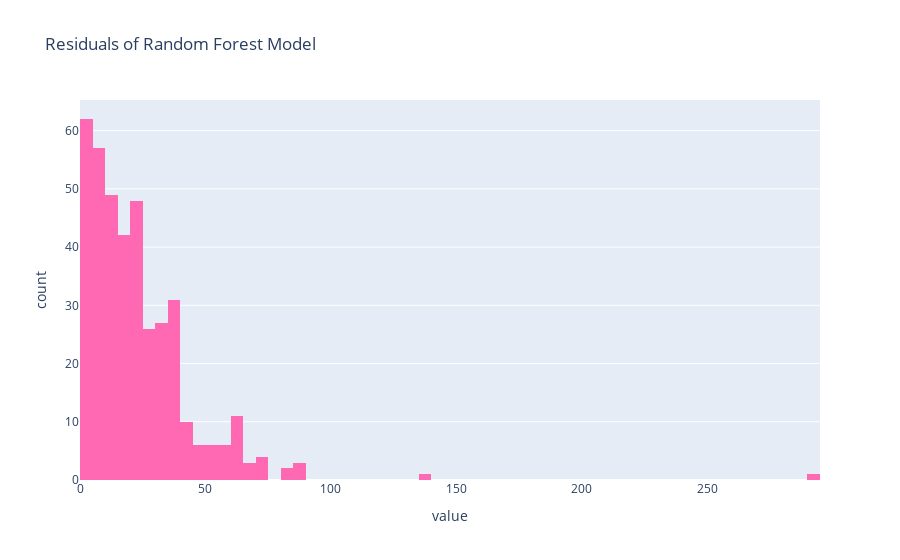

Notebook source saved alongside this figure:
### Code cell
# create function to plot residuals
def residuals_plot(y_valid, pred_valid):
    # calculate residuals
    residuals = np.abs(y_valid - pred_valid)
    # plot residuals
    fig = px.histogram(residuals, title='Residuals of Random Forest Model')
    # change color of plot to hotpink
    fig.update_traces(marker_color='hotpink')
    # replace legend
    fig.update_layout(showlegend=False)
    # show plot
    fig.show()
    
# plot residuals
residuals_plot(y_valid, pred_valid)

### Figure 1 — Plotly figure (JSON) as saved in the notebook; plotly's stock layout.template omitted (floating-point values rounded to 4 significant figures; data arrays with more than 128 entries replaced by an {"elided": "..."} marker saying what was removed)
{"data": [{"alignmentgroup": "True", "bingroup": "x", "hovertemplate": "variable=num_orders<br>value=%{x}<br>count=%{y}<extra></extra>", "legendgroup": "num_orders", "marker": {"color": "hotpink", "pattern": {"shape": ""}}, "name": "num_orders", "offsetgroup": "num_orders", "orientation": "v", "showlegend": true, "type": "histogram", "x": {"elided": "395 float values"}, "xaxis": "x", "yaxis": "y"}], "layout": {"barmode": "relative", "legend": {"title": {"text": "variable"}, "tracegroupgap": 0}, "showlegend": false, "title": {"text": "Residuals of Random Forest Model"}, "xaxis": {"anchor": "y", "domain": [0, 1], "title": {"text": "value"}}, "yaxis": {"anchor": "x", "domain": [0, 1], "title": {"text": "count"}}}}
